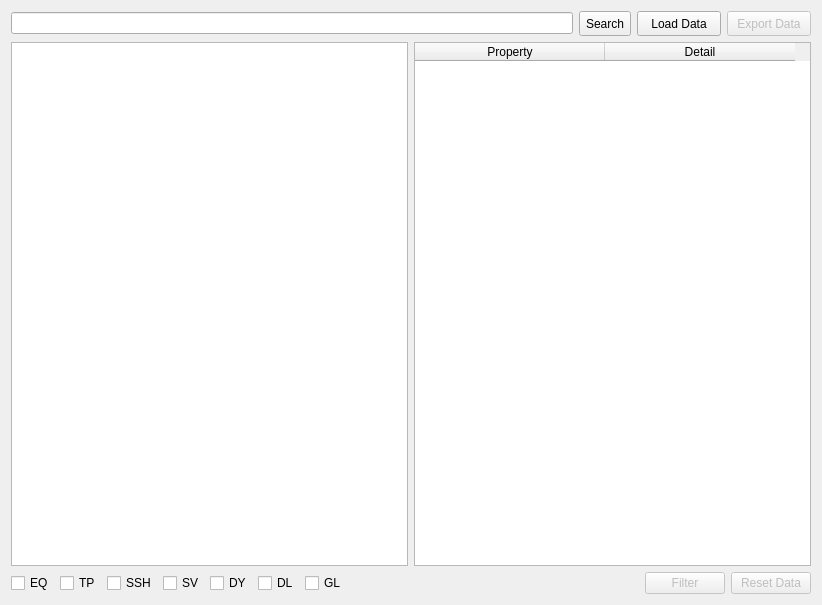
<?xml version="1.0" encoding="UTF-8"?>
<ui version="4.0">
 <class>Form</class>
 <widget class="QWidget" name="Form">
  <property name="geometry">
   <rect>
    <x>0</x>
    <y>0</y>
    <width>822</width>
    <height>605</height>
   </rect>
  </property>
  <property name="minimumSize">
   <size>
    <width>822</width>
    <height>605</height>
   </size>
  </property>
  <property name="windowTitle">
   <string>gfdg</string>
  </property>
  <property name="windowIcon">
   <iconset>
    <normaloff>app_icon1.png</normaloff>app_icon1.png</iconset>
  </property>
  <layout class="QGridLayout" name="gridLayout">
   <item row="0" column="0">
    <layout class="QHBoxLayout" name="horizontalLayout_4">
     <item>
      <widget class="QLineEdit" name="folderPath">
       <property name="minimumSize">
        <size>
         <width>462</width>
         <height>20</height>
        </size>
       </property>
      </widget>
     </item>
     <item>
      <widget class="QToolButton" name="searchBtn">
       <property name="minimumSize">
        <size>
         <width>51</width>
         <height>25</height>
        </size>
       </property>
       <property name="text">
        <string>Search</string>
       </property>
      </widget>
     </item>
     <item>
      <widget class="QPushButton" name="loadBtn">
       <property name="minimumSize">
        <size>
         <width>84</width>
         <height>25</height>
        </size>
       </property>
       <property name="text">
        <string>Load Data</string>
       </property>
      </widget>
     </item>
     <item>
      <widget class="QPushButton" name="exportBtn">
       <property name="enabled">
        <bool>false</bool>
       </property>
       <property name="minimumSize">
        <size>
         <width>84</width>
         <height>25</height>
        </size>
       </property>
       <property name="text">
        <string>Export Data</string>
       </property>
      </widget>
     </item>
    </layout>
   </item>
   <item row="1" column="0">
    <layout class="QHBoxLayout" name="horizontalLayout_5">
     <item>
      <widget class="QTreeView" name="treeView">
       <property name="selectionMode">
        <enum>QAbstractItemView::SingleSelection</enum>
       </property>
       <attribute name="headerVisible">
        <bool>false</bool>
       </attribute>
      </widget>
     </item>
     <item>
      <widget class="QTableWidget" name="elemProperties">
       <property name="sizePolicy">
        <sizepolicy hsizetype="Expanding" vsizetype="Expanding">
         <horstretch>0</horstretch>
         <verstretch>0</verstretch>
        </sizepolicy>
       </property>
       <property name="mouseTracking">
        <bool>false</bool>
       </property>
       <property name="tabletTracking">
        <bool>false</bool>
       </property>
       <property name="focusPolicy">
        <enum>Qt::StrongFocus</enum>
       </property>
       <property name="autoFillBackground">
        <bool>false</bool>
       </property>
       <property name="sizeAdjustPolicy">
        <enum>QAbstractScrollArea::AdjustToContents</enum>
       </property>
       <property name="autoScroll">
        <bool>true</bool>
       </property>
       <property name="alternatingRowColors">
        <bool>false</bool>
       </property>
       <property name="selectionMode">
        <enum>QAbstractItemView::SingleSelection</enum>
       </property>
       <property name="wordWrap">
        <bool>false</bool>
       </property>
       <property name="cornerButtonEnabled">
        <bool>false</bool>
       </property>
       <attribute name="horizontalHeaderVisible">
        <bool>true</bool>
       </attribute>
       <attribute name="horizontalHeaderCascadingSectionResizes">
        <bool>false</bool>
       </attribute>
       <attribute name="horizontalHeaderDefaultSectionSize">
        <number>190</number>
       </attribute>
       <attribute name="horizontalHeaderStretchLastSection">
        <bool>false</bool>
       </attribute>
       <attribute name="verticalHeaderShowSortIndicator" stdset="0">
        <bool>false</bool>
       </attribute>
       <attribute name="verticalHeaderStretchLastSection">
        <bool>false</bool>
       </attribute>
       <column>
        <property name="text">
         <string>Property</string>
        </property>
       </column>
       <column>
        <property name="text">
         <string>Detail</string>
        </property>
       </column>
      </widget>
     </item>
    </layout>
   </item>
   <item row="2" column="0">
    <layout class="QHBoxLayout" name="horizontalLayout_3">
     <item>
      <layout class="QHBoxLayout" name="horizontalLayout">
       <item>
        <widget class="QCheckBox" name="eqCheckNox">
         <property name="text">
          <string>EQ</string>
         </property>
         <property name="checkable">
          <bool>false</bool>
         </property>
        </widget>
       </item>
       <item>
        <widget class="QCheckBox" name="tpCheckBox">
         <property name="text">
          <string>TP</string>
         </property>
         <property name="checkable">
          <bool>false</bool>
         </property>
        </widget>
       </item>
       <item>
        <widget class="QCheckBox" name="sshCheckBox">
         <property name="text">
          <string>SSH</string>
         </property>
         <property name="checkable">
          <bool>false</bool>
         </property>
        </widget>
       </item>
       <item>
        <widget class="QCheckBox" name="svCheckBox">
         <property name="text">
          <string>SV</string>
         </property>
         <property name="checkable">
          <bool>false</bool>
         </property>
        </widget>
       </item>
       <item>
        <widget class="QCheckBox" name="dyCheckBox">
         <property name="text">
          <string>DY</string>
         </property>
         <property name="checkable">
          <bool>false</bool>
         </property>
        </widget>
       </item>
       <item>
        <widget class="QCheckBox" name="dlCheckBox">
         <property name="text">
          <string>DL</string>
         </property>
         <property name="checkable">
          <bool>false</bool>
         </property>
        </widget>
       </item>
       <item>
        <widget class="QCheckBox" name="glCheckBox">
         <property name="text">
          <string>GL</string>
         </property>
        </widget>
       </item>
      </layout>
     </item>
     <item>
      <spacer name="horizontalSpacer">
       <property name="orientation">
        <enum>Qt::Horizontal</enum>
       </property>
       <property name="sizeHint" stdset="0">
        <size>
         <width>40</width>
         <height>20</height>
        </size>
       </property>
      </spacer>
     </item>
     <item>
      <widget class="QPushButton" name="filterBtn">
       <property name="enabled">
        <bool>false</bool>
       </property>
       <property name="text">
        <string>Filter</string>
       </property>
      </widget>
     </item>
     <item>
      <widget class="QPushButton" name="resetBtn">
       <property name="enabled">
        <bool>false</bool>
       </property>
       <property name="text">
        <string>Reset Data</string>
       </property>
      </widget>
     </item>
     <item>
      <layout class="QHBoxLayout" name="horizontalLayout_2"/>
     </item>
    </layout>
   </item>
  </layout>
 </widget>
 <resources/>
 <connections/>
</ui>
